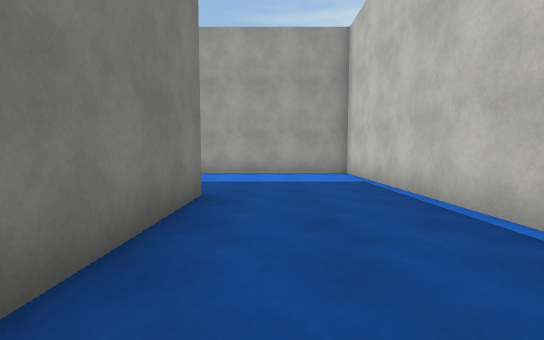
view 1 (above)

21 first-person views from a walk through a Unity game level. The camera is 1.3 m above the floor, tilts 4° down and sees 90° across. The floor is counted in squares, 2 m on a side. Each view is taken from the middle of a square. On the plan, view 1 faces up. The plan holds only what a view shows up to about 9 squares ahead; the rest is blank. The place goes on beyond the plan. The player character is not drawn. Surface patterns are stand-ins for the level's own textures.

view 2
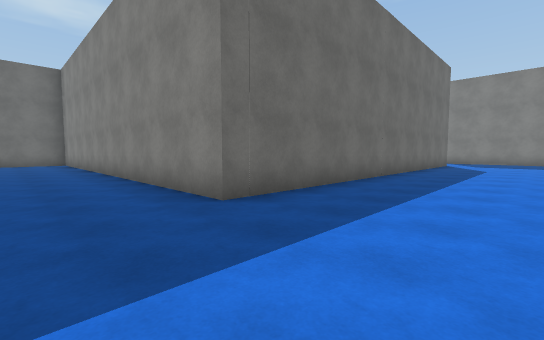

view 3
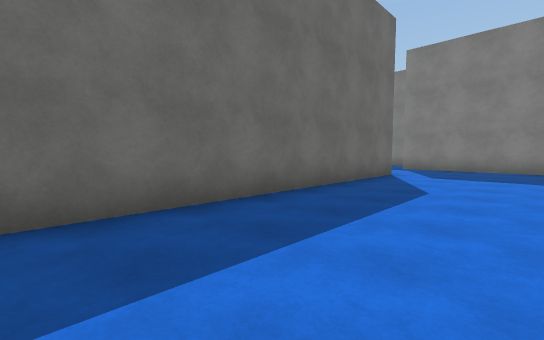

view 4
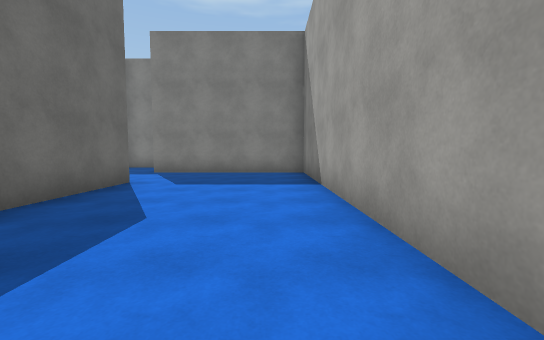

view 5
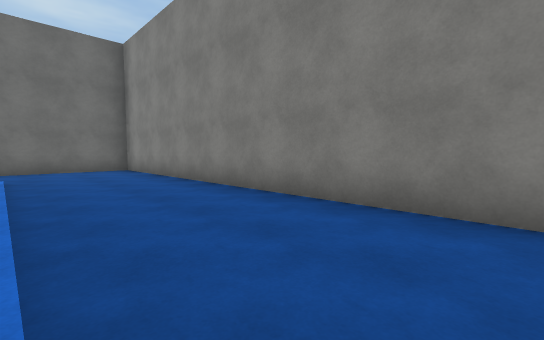

view 6
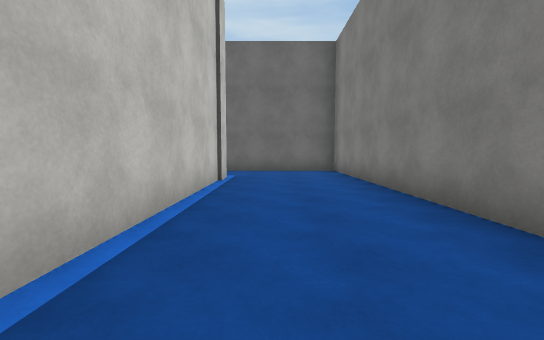

view 7
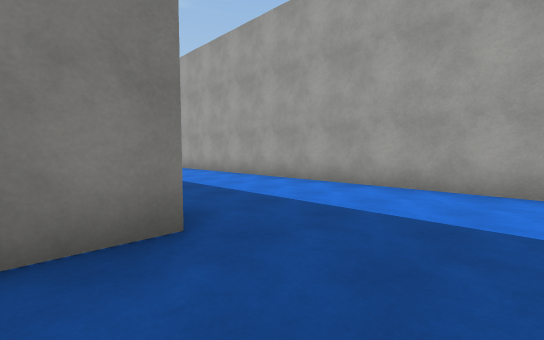

view 8
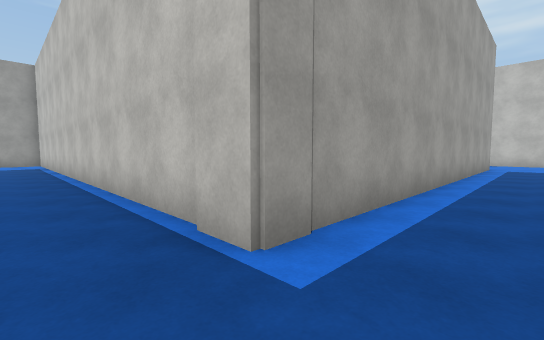

view 9
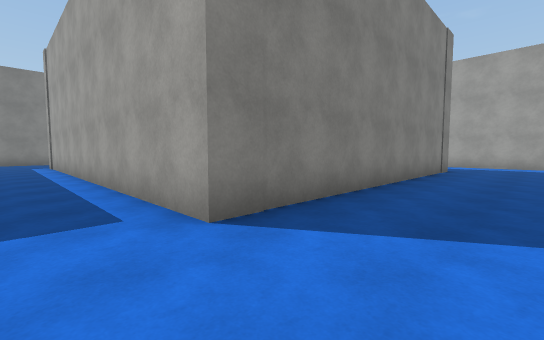

view 10
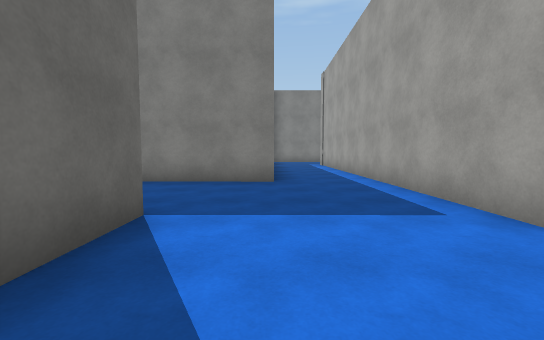

view 11
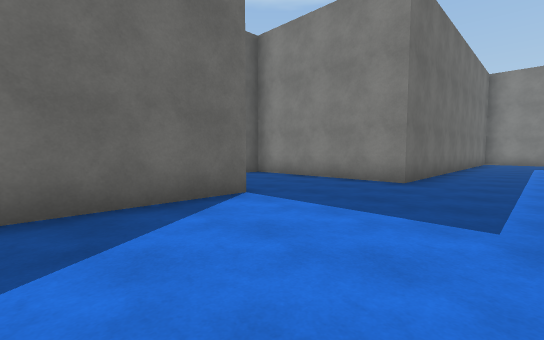

view 12
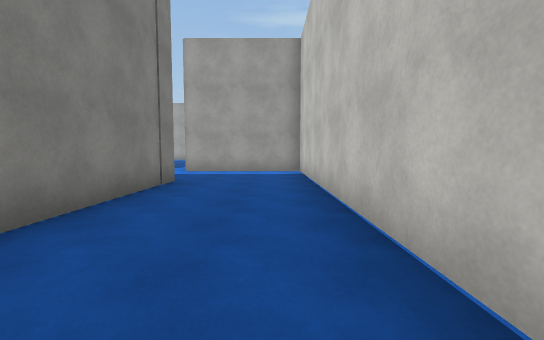

view 13
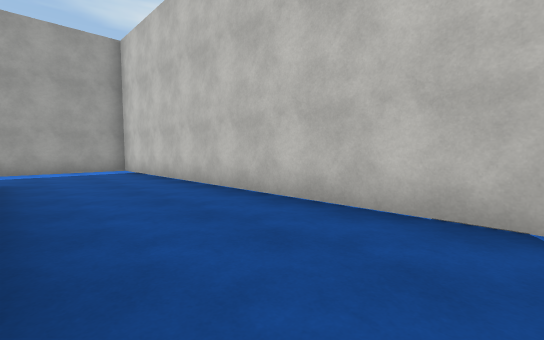

view 14
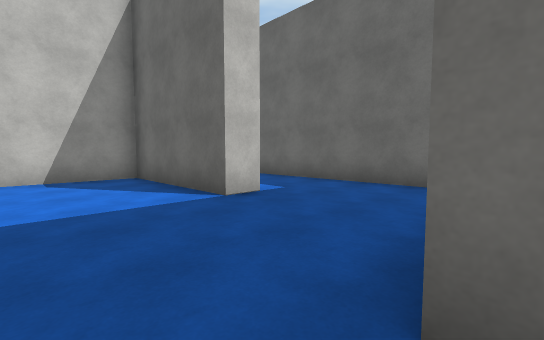

view 15
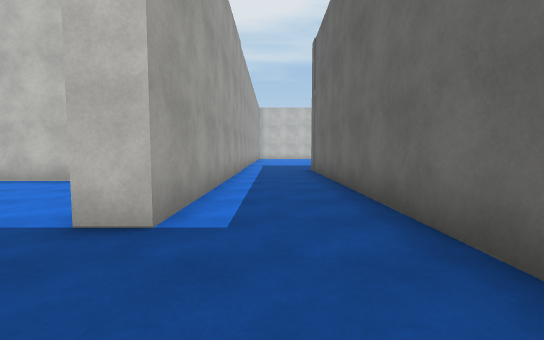

view 16
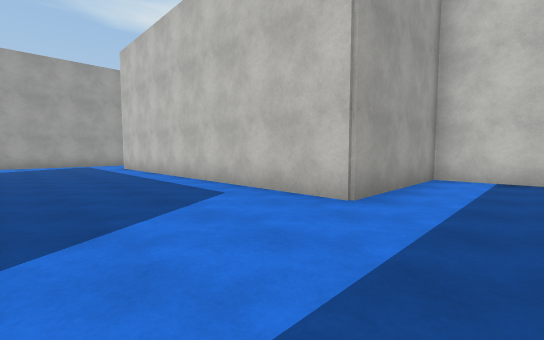

view 17
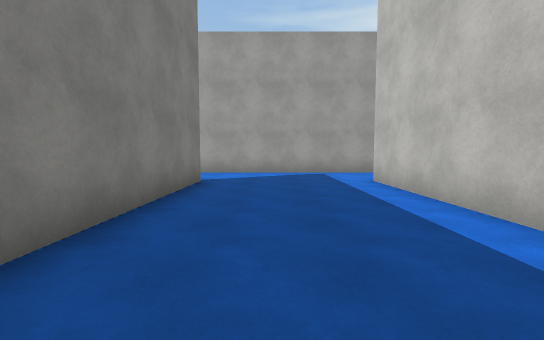

view 18
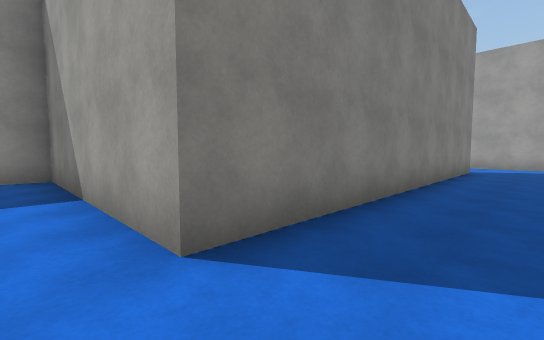

view 19
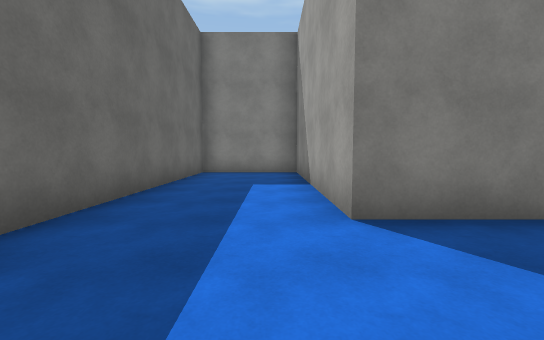

view 20
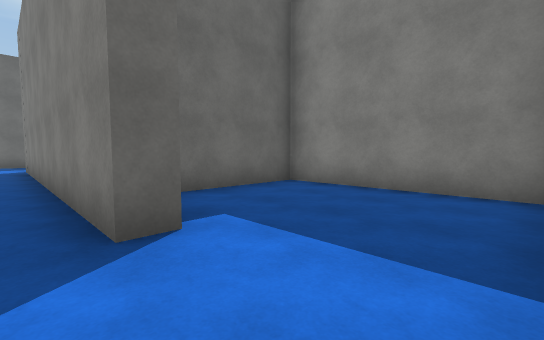

view 21
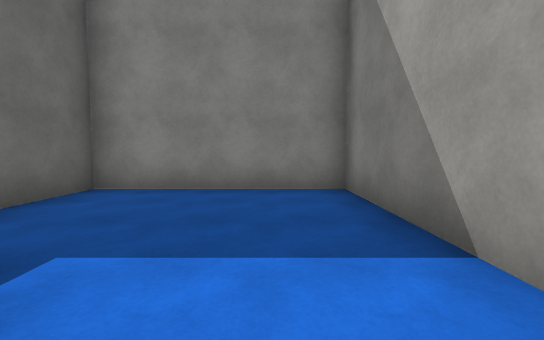

### Floor plan
Ten units are one square. View 1 is at (0, 0); x grows to the right and y downward. Boxes are objects, and circles mark ways between rooms. Rooms are numbered by the first view taken in them; rooms with no view inside come last. Other rooms are left out.
<svg viewBox="-158 -178 348 307">
<path fill="none" stroke="#000" d="M-128 -40 -11 -40 -11 80 15 80M22 57 22 -80 -153 -80 -153 -34M185 100 122 100 122 93 159 93 159 -58 122 -58M41 80 92 80 92 124 185 124M129 -30 129 57 22 57M15 80 25 80M79 -149 85 -149 85 -58 27 -58 27 -29 90 -29M122 -58 122 -150M131 -173 44 -173 44 -129 70 -129"/>
<circle cx="20" cy="65" r="3" fill="#2a7"/>
<circle cx="120" cy="-45" r="3" fill="#2a7"/>
<text x="-30" y="-50">1</text>
<text x="120" y="60">2</text>
<text x="90" y="-110">3</text>
</svg>
Room 1 opens to room 2. Room 2 opens to room 3.

Where each view was taken, in squares from view 1:
view 1: 0 up, 0 right, facing up
view 2: 7 up, 1 right, facing down-left
view 3: 7 up, 5 left, facing down-left
view 4: 7 up, 7 left, facing left
view 5: 2 up, 2 right, facing down-left
view 6: 1 up, 1 right, facing down
view 7: 3 up, 1 right, facing up-left
view 8: 7 down, 1 right, facing up-right
view 9: 7 down, 15 right, facing up-left
view 10: 8 down, 15 right, facing left
view 11: 6 down, 15 right, facing down-left
view 12: 3 down, 15 right, facing up
view 13: 4 down, 13 right, facing up-right
view 14: 7 down, 9 right, facing down-right
view 15: 11 down, 10 right, facing right
view 16: 4 up, 9 right, facing up-right
view 17: 9 up, 10 right, facing up
view 18: 5 up, 10 right, facing up-left
view 19: 5 up, 11 right, facing left
view 20: 17 up, 9 right, facing down-left
view 21: 16 up, 9 right, facing left
